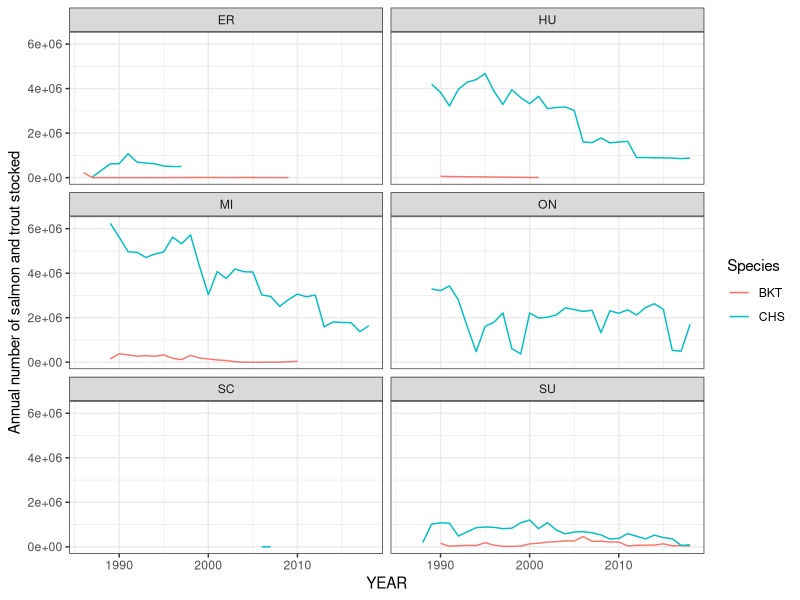

Generate this figure with R:
## ---- chunk 1
library(tidyverse) 
## ---- chunk 2
fish_stock <- read_csv("data/great-lakes-fish-stock.csv")
## ---- chunk 3
glimpse(fish_stock)
## ---- chunk 4
salmon_stock <- fish_stock %>%
  filter(
    SPECIES %in% c("ATS", "CHS", "COS"),
    !is.na(WEIGHT),
     LAKE != "ON"
  )
## ---- chunk 5
glimpse(salmon_stock)
## ---- chunk 6
salmon_stock <- salmon_stock %>%
  mutate(
    AVERAGE = WEIGHT / NO_STOCKED * 1000
  )
salmon_stock
## ---- chunk 7
salmon_stock %>% 
  group_by(LAKE) %>% 
  filter(YEAR > 1999) %>% 
  summarize(MEAN_NO_STOCKED = mean(NO_STOCKED, na.rm = TRUE),
            MEAN_WEIGHT = mean(WEIGHT, na.rm = TRUE)) %>% 
  arrange(desc(MEAN_NO_STOCKED))
## ---- chunk 8
trout_stock <- fish_stock %>%
  filter(
    SPECIES %in% c("BKT", "BKN", "LAT", "RBT", "TRT"),
    !is.na(WEIGHT),
    LAKE != "ON"
  )

trout_stock <- trout_stock %>%
  mutate(
    AVERAGE = WEIGHT / NO_STOCKED * 1000)
    trout_stock
    
trout_stock %>% 
  group_by(LAKE) %>% 
  summarize(MEAN_NO_STOCKED = mean(NO_STOCKED, na.rm = TRUE),
            MEAN_WEIGHT = mean(WEIGHT, na.rm = TRUE)) %>% 
  arrange(desc(MEAN_NO_STOCKED))
## ---- chunk 9
trout_and_salmon_stock <- fish_stock %>%
  filter(
    SPECIES %in% c("CHS", "BKT"),
    !is.na(WEIGHT)) %>%
    group_by(YEAR, SPECIES, LAKE) %>%
      summarise(ANNUAL_NO_STOCKED = sum(NO_STOCKED, na.rm = TRUE))

ggplot(trout_and_salmon_stock, aes(x = YEAR, y = ANNUAL_NO_STOCKED, color = SPECIES)) +
  geom_line() +
    facet_wrap(~LAKE, ncol = 2) +
      theme_bw() +
      labs(
        x = "YEAR",
        y = "Annual number of salmon and trout stocked",
        color = "Species"
      )
